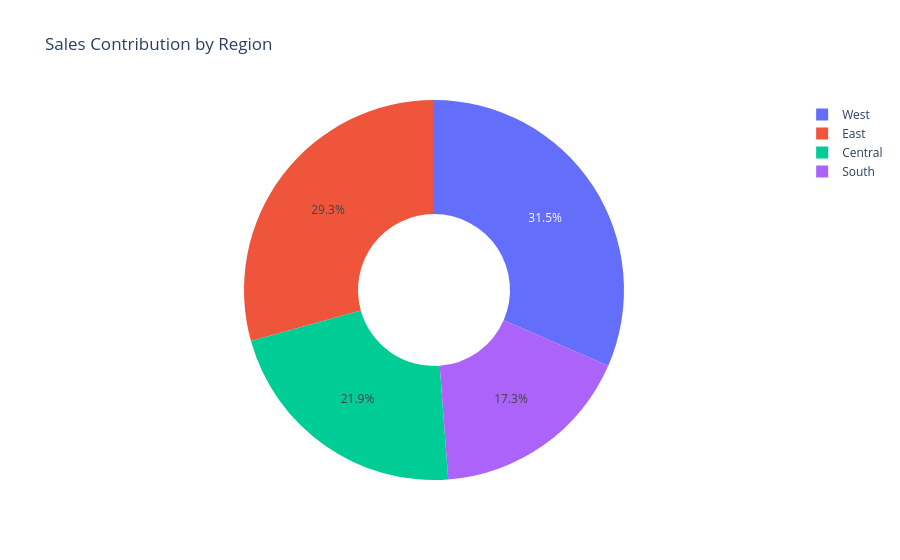

The code cell stored with this chart in its notebook:
### Code cell
reg_sales = df.groupby('Region')['Sales'].sum().reset_index()

fig = go.Figure(data=[go.Pie(
    labels=reg_sales['Region'],
    values=reg_sales['Sales'],
    hole=0.4,
    textposition='inside'
    
)])

fig.update_layout(title = "Sales Contribution by Region")
fig.show()
fig.write_image("donut3.png")

### Figure 1 — Plotly figure (JSON) as saved in the notebook; plotly's stock layout.template omitted (floating-point values rounded to 4 significant figures)
{"data": [{"hole": 0.4, "labels": ["Central", "East", "South", "West"], "textposition": "inside", "type": "pie", "values": [492600.0, 660600.0, 389200.0, 710200.0]}], "layout": {"title": {"text": "Sales Contribution by Region"}}}
